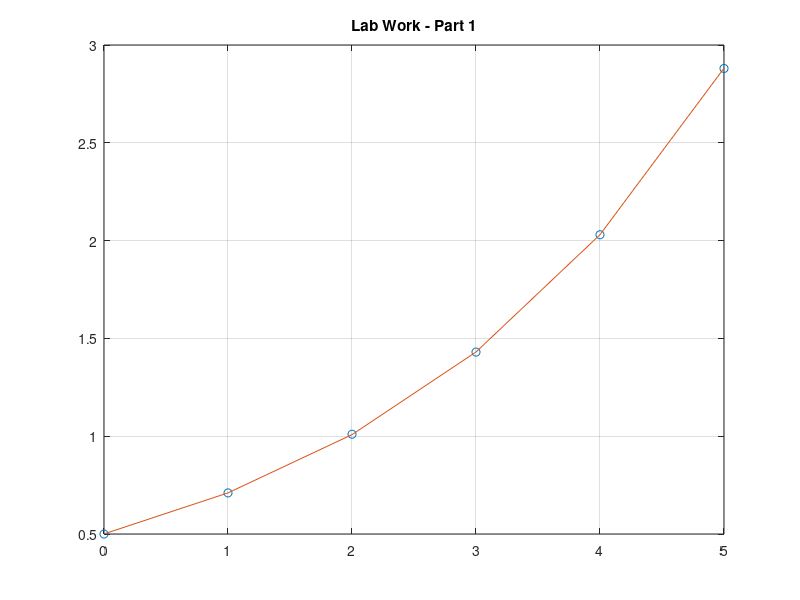

Reproduce this figure in MATLAB.
clear all;
clc;

x=[0 1 2 3 4 5];
y=[0.5 0.71 1.01 1.43 2.03 2.88];

%linearization of non-linear equation
n=length(x);
Y=log(y);

sumx=0;
sumy=0;
sumxy=0;
sumxsq=0;
 
for i=1:n
    sumx=sumx+x(i);
    sumy=sumy+Y(i);
    sumxy=sumxy+x(i)*Y(i);
    sumxsq=sumxsq+x(i)^2;
end

%Let the co-efficient of x be a1 and intercept of Y-axis be a0 
a1=(n*sumxy-sumx*sumy)/(n*sumxsq-sumx^2);
a0=sumy/n-a1*sumx/n;

% But according to the given problem a0=log(a2) and a1=b2
a2=exp(a0)
b2=a1

% Equation to be plotted
ym=a2*exp(b2.*x);

plot(x,y,'o'), grid on, hold on, title('Lab Work - Part 1');
plot(x,ym);

% Calculation of error
error=0;
for j=1:n
    error = error + (y(j)-ym(j))^2;
end

error